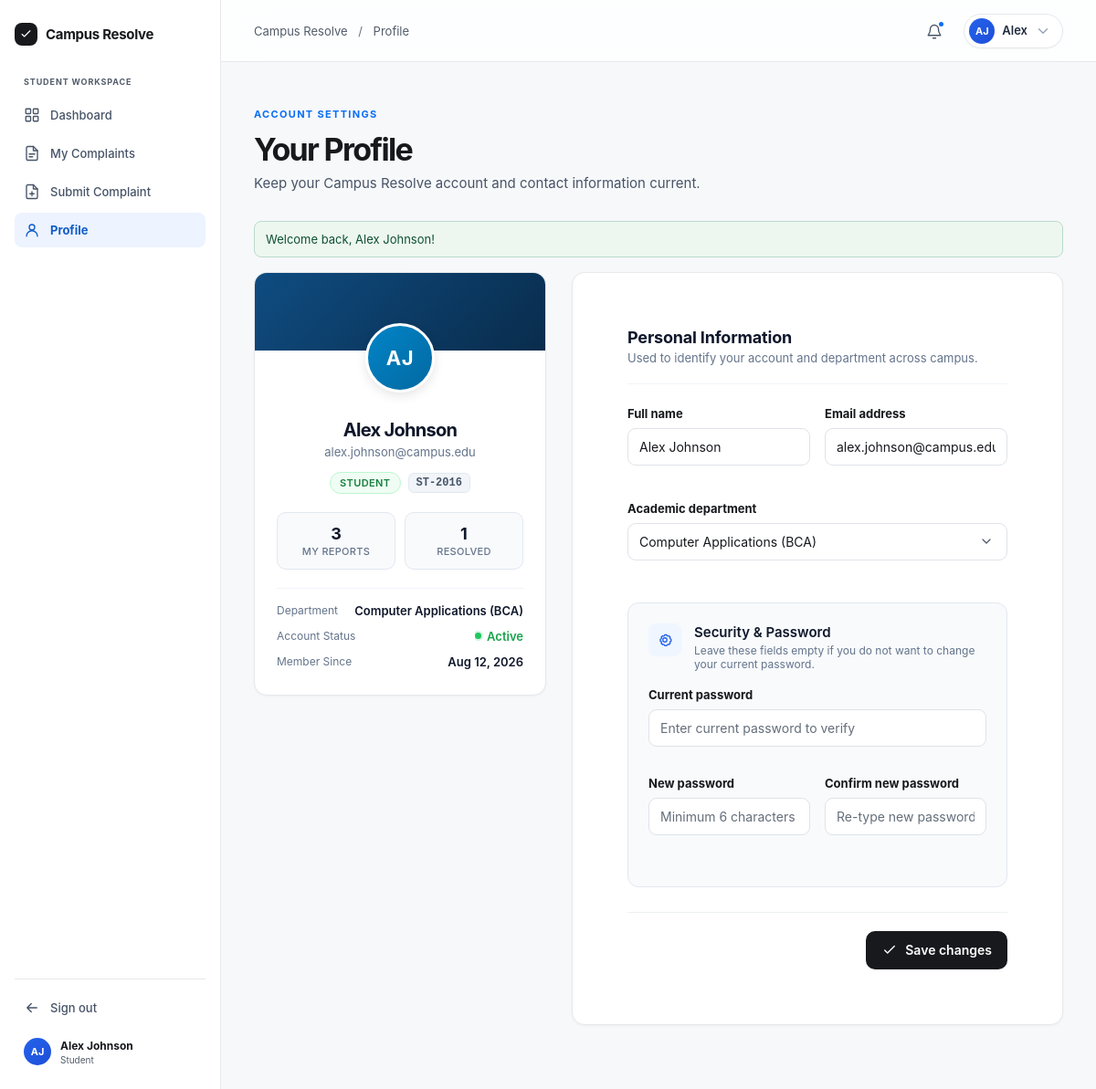
/student/profile.php (signed in), run on the app's committed database.
### tables this page shows
CREATE TABLE `users` (
  `id` INT AUTO_INCREMENT PRIMARY KEY,
  `user_code` VARCHAR(20) NOT NULL UNIQUE,
  `name` VARCHAR(100) NOT NULL,
  `email` VARCHAR(120) NOT NULL UNIQUE,
  `password` VARCHAR(255) NOT NULL,
  `role` ENUM('student', 'admin') NOT NULL DEFAULT 'student',
  `department` VARCHAR(100) DEFAULT NULL,
  `status` ENUM('active', 'inactive') NOT NULL DEFAULT 'active',
  `created_at` DATETIME NOT NULL DEFAULT CURRENT_TIMESTAMP
);

### includes/auth_check_student.php (called while the page is built, shortened)
<?php
require_once __DIR__ . '/auth.php';
$base = $base ?? '../';

### includes/auth.php (called while the page is built, shortened)
<?php
function current_user(): ?array {
    return $_SESSION['user'] ?? null;
}
function get_flash(bool $clearCache = false): ?array {
    static $cached = null;
    if (isset($_SESSION['flash'])) {
        $cached = $_SESSION['flash'];
    }
    return $cached;
}
function user_initials(?string $name): string {
    $parts = preg_split('/\s+/', trim($name));
    $initials = '';
    foreach ($parts as $p) {
        if ($p !== '') {
            $initials .= mb_strtoupper(mb_substr($p, 0, 1));
        }
        if (mb_strlen($initials) >= 2) break;
    }
    return $initials ?: 'CR';
}

### includes/helpers.php (called while the page is built, shortened)
<?php
function e(?string $str): string {
    return htmlspecialchars((string)$str, ENT_QUOTES, 'UTF-8');
}
function format_date(?string $datetime, bool $includeYear = false): string {
    $timestamp = strtotime($datetime);
    return date($includeYear ? 'M j, Y' : 'M j', $timestamp);
}
function get_departments(): array {
    return [
        'Computer Science & Engineering (CSE)',
        'Information Technology (IT)',
        'Computer Applications (BCA)',
        'Electronics & Communication Engineering (ECE)',
        'Electrical Engineering (EE)',
        'Mechanical Engineering (ME)',
        'Civil Engineering',
        'Electronics & Instrumentation Engineering (EIE)',
        'Food Technology',
        'Business Management',
        'Media Science',
        'Hospitality Management',
    ];
}

### student/profile.php (the view, shortened to what this page needs)
<?php
$base = '../';
require_once __DIR__ . '/../config/db_connect.php';
require_once __DIR__ . '/../includes/auth.php';
require_once __DIR__ . '/../includes/helpers.php';
require_once __DIR__ . '/../includes/auth_check_student.php';
$user = current_user();
$userId = (int)($user['id'] ?? 0);
$stmt = $pdo->prepare("SELECT * FROM `users` WHERE `id` = ?");
$stmt->execute([$userId]);
$userData = $stmt->fetch() ?: $user;
$stmt = $pdo->prepare("SELECT COUNT(*) FROM `complaints` WHERE `user_id` = ?");
$stmt->execute([$userId]);
$totalComplaints = (int)$stmt->fetchColumn();
$stmtResolved = $pdo->prepare("SELECT COUNT(*) FROM `complaints` WHERE `user_id` = ? AND `status` = 'Resolved'");
$stmtResolved->execute([$userId]);
$resolvedComplaints = (int)$stmtResolved->fetchColumn();
$active_nav = 'profile';
$crumb_title = 'Profile';
$flash = get_flash();
$departments = get_departments();
$formName = $_SERVER['REQUEST_METHOD'] === 'POST' ? ($name ?? $userData['name']) : $userData['name'];
$formEmail = $_SERVER['REQUEST_METHOD'] === 'POST' ? ($email ?? $userData['email']) : $userData['email'];
$formDept = $_SERVER['REQUEST_METHOD'] === 'POST' ? ($department ?? ($userData['department'] ?? '')) : ($userData['department'] ?? '');
?>
<!doctype html>
<html lang="en">
  <head>
    <link rel="stylesheet" href="<?= $base ?>assets/css/styles.css?v=<?= time() ?>" />
  </head>
  <body>
    <div class="app-shell">
      <?php require __DIR__ . '/../includes/student-sidebar.php'; ?>
      <div class="app-body">
        <?php require __DIR__ . '/../includes/header.php'; ?>
        <main id="main-content" class="app-main">
          <section class="page-head">
            <p class="eyebrow">Account Settings</p>
            <h1>Your Profile</h1>
            <p>Keep your Campus Resolve account and contact information current.</p>
          </section>
          <?php if ($flash): ?>
            <div class="form-alert <?= ($flash['type'] ?? '') === 'success' ? 'success' : '' ?>" role="<?= ($flash['type'] ?? '') === 'success' ? 'status' : 'alert' ?>">
              <?= e($flash['message']) ?>
            </div>
          <?php endif; ?>
          <section class="profile-layout">
            <aside class="panel profile-card">
              <div class="profile-cover student"></div>
              <div class="profile-card-body">
                <div class="profile-avatar-wrap">
                  <span class="avatar profile-avatar student"><?= e($initials) ?></span>
                </div>
                <h2 class="profile-name"><?= e($userData['name']) ?></h2>
                <p class="profile-email"><?= e($userData['email']) ?></p>
                <div class="profile-badges">
                  <span class="role-chip student">Student</span>
                  <span class="id-badge"><?= e($userData['user_code']) ?></span>
                </div>
                <div class="profile-stats-grid">
                  <div class="profile-stat-box">
                    <span class="stat-number"><?= $totalComplaints ?></span>
                    <span class="stat-label">My Reports</span>
                  </div>
                  <div class="profile-stat-box">
                    <span class="stat-number"><?= $resolvedComplaints ?></span>
                    <span class="stat-label">Resolved</span>
                  </div>
                </div>
                <div class="profile-meta-list">
                  <div class="profile-meta-item">
                    <span class="meta-label">Department</span>
                    <span class="meta-value"><?= e($userData['department'] ?: 'Not assigned') ?></span>
                  </div>
                  <div class="profile-meta-item">
                    <span class="meta-label">Account Status</span>
                    <span class="meta-value status-active">
                      <span class="status-dot"></span>Active
                    </span>
                  </div>
                  <div class="profile-meta-item">
                    <span class="meta-label">Member Since</span>
                    <span class="meta-value"><?= e(format_date($userData['created_at'], true)) ?></span>
                  </div>
                </div>
              </div>
            </aside>
            <div class="panel profile-form-panel">
              <form class="profile-form" method="post" data-validate novalidate>
                <div class="form-section-head">
                  <div>
                    <h2>Personal Information</h2>
                    <p>Used to identify your account and department across campus.</p>
                  </div>
                </div>
                <div class="profile-grid">
                  <label class="field">
                    <span>Full name</span>
                    <input
                      name="name"
                      value="<?= e($formName) ?>"
                      required
                      minlength="3"
                      maxlength="100"
                      placeholder="e.g. Alex Johnson"
                    />
                  </label>
                  <label class="field">
                    <span>Email address</span>
                    <input
                      name="email"
                      type="email"
                      value="<?= e($formEmail) ?>"
                      required
                      maxlength="120"
                      placeholder="e.g. alex.johnson@campus.edu"
                    />
                  </label>
                  <label class="field full">
                    <span>Academic department</span>
                    <select name="department">
                      <?php foreach ($departments as $dept): ?>
                        <option value="<?= e($dept) ?>" <?= $formDept === $dept ? 'selected' : '' ?>>
                          <?= e($dept) ?>
                        </option>
                      <?php endforeach; ?>
                    </select>
                  </label>
                </div>
                <div class="profile-security-box">
                  <div class="security-box-header">
                    <div class="security-icon-wrap">
                      <svg class="icon" width="18" height="18"><use href="<?= $base ?>icons.svg#i-settings" /></svg>
                    </div>
                    <div>
                      <h3>Security & Password</h3>
                      <p>Leave these fields empty if you do not want to change your current password.</p>
                    </div>
                  </div>
                  <div class="security-fields">
                    <label class="field">
                      <span>Current password</span>
                      <input
                        name="current_password"
                        type="password"
                        placeholder="Enter current password to verify"
                        autocomplete="current-password"
                      />
                    </label>
                    <div class="profile-grid">
                      <label class="field">
                        <span>New password</span>
                        <input
                          name="new_password"
                          type="password"
                          placeholder="Minimum 6 characters"
                          autocomplete="new-password"
                        />
                      </label>
                      <label class="field">
                        <span>Confirm new password</span>
                        <input
                          name="confirm_password"
                          type="password"
                          placeholder="Re-type new password"
                          autocomplete="new-password"
                        />
                      </label>
                    </div>
                  </div>
                </div>
                <div class="form-actions">
                  <button class="button primary" type="submit">
                    <svg class="icon" width="16" height="16"><use href="<?= $base ?>icons.svg#i-check" /></svg>
                    Save changes
                  </button>
                </div>
              </form>
            </div>
          </section>
        </main>
      </div>
    </div>
    <?php require __DIR__ . '/../includes/footer.php'; ?>
  </body>
</html>

### includes/student-sidebar.php (shortened to what this page needs)
<?php
$base = $base ?? './';
$user = current_user();
$name = $user['name'] ?? 'Student';
$initials = user_initials($name);
$active_nav = $active_nav ?? '';
?>
<aside class="sidebar">
  <div>
    <a class="brand" href="<?= $base ?>index.php">
      <span class="brand-mark"><svg class="icon" width="15" height="15"><use href="<?= $base ?>icons.svg#i-check" /></svg></span>Campus Resolve
    </a>
    <p class="workspace-label">Student workspace</p>
    <nav aria-label="Student navigation">
      <a class="side-link <?= $active_nav === 'dashboard' ? 'active' : '' ?>" href="<?= $base ?>student/dashboard.php">
        <svg class="icon"><use href="<?= $base ?>icons.svg#i-dashboard" /></svg>Dashboard
      </a>
      <a class="side-link <?= $active_nav === 'complaints' ? 'active' : '' ?>" href="<?= $base ?>student/complaints.php">
        <svg class="icon"><use href="<?= $base ?>icons.svg#i-doc" /></svg>My Complaints
      </a>
      <a class="side-link <?= $active_nav === 'submit-complaint' ? 'active' : '' ?>" href="<?= $base ?>student/submit_complaint.php">
        <svg class="icon"><use href="<?= $base ?>icons.svg#i-file-plus" /></svg>Submit Complaint
      </a>
      <a class="side-link <?= $active_nav === 'profile' ? 'active' : '' ?>" href="<?= $base ?>student/profile.php">
        <svg class="icon"><use href="<?= $base ?>icons.svg#i-user" /></svg>Profile
      </a>
    </nav>
  </div>
  <div class="sidebar-bottom">
    <a class="side-link" href="<?= $base ?>auth/logout.php">
      <svg class="icon"><use href="<?= $base ?>icons.svg#i-arrow-left" /></svg>Sign out
    </a>
    <a class="sidebar-user" href="<?= $base ?>student/profile.php" title="View Student Profile">
      <span class="avatar"><?= e($initials) ?></span>
      <div><strong><?= e($name) ?></strong><small>Student</small></div>
    </a>
  </div>
</aside>

### includes/header.php (shortened to what this page needs)
<?php
$base = $base ?? './';
$user = current_user();
$name = $user['name'] ?? 'User';
$first_name = explode(' ', trim($name))[0];
$initials = user_initials($name);
$crumb_title = $crumb_title ?? 'Dashboard';
?>
<header class="app-header">
  <div class="crumb">Campus Resolve <span>/</span> <?= e($crumb_title) ?></div>
  <div class="header-actions">
    <button class="icon-button" data-toast="Notifications are active." aria-label="Notifications">
      <svg class="icon"><use href="<?= $base ?>icons.svg#i-bell" /></svg><i></i>
    </button>
    <div class="user-dropdown-wrapper">
      <button class="user-menu" type="button" id="user-menu-button" aria-expanded="false" aria-haspopup="true">
        <span class="avatar"><?= e($initials) ?></span>
        <span class="user-name"><?= e($first_name) ?></span>
        <svg class="icon chevron" width="14" height="14" aria-hidden="true"><use href="<?= $base ?>icons.svg#i-chevron" /></svg>
      </button>
    </div>
  </div>
</header>

### data on the page
users: name "AJ", name "Alex Johnson", name "Alex", email "alex.johnson@campus.edu", user_code "ST-2016", department "Computer Applications (BCA)", created_at "Aug 12, 2026"

### other printed values
$crumb_title "Profile"
$flash['message'] "Welcome back, Alex Johnson!"
$totalComplaints "3"
$resolvedComplaints "1"
form field department "Computer Applications (BCA)"
